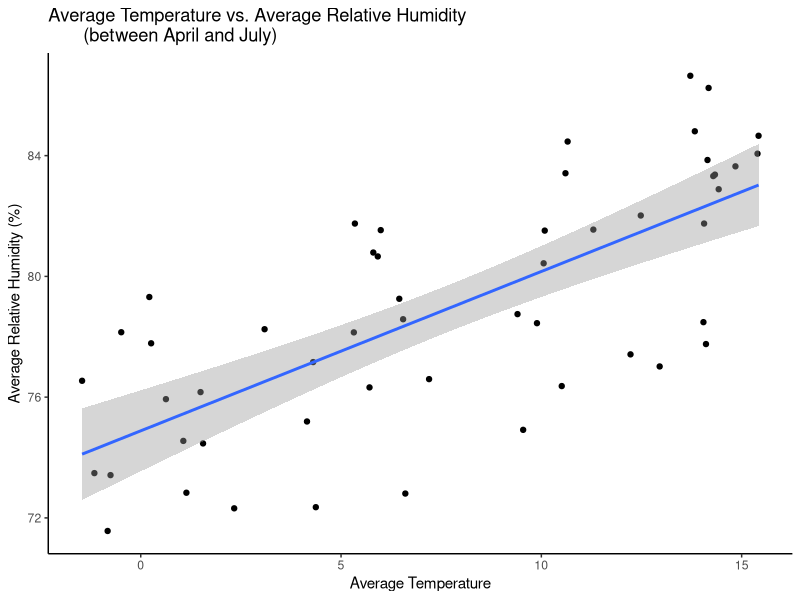
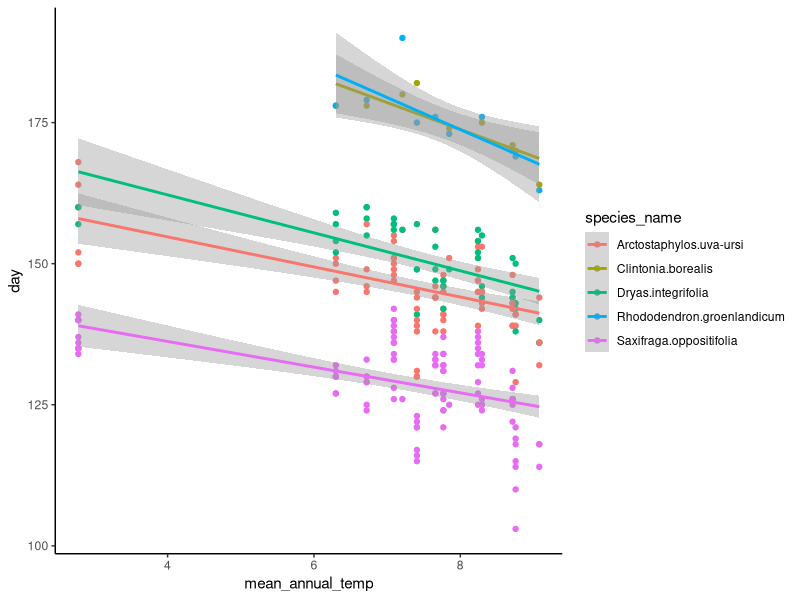
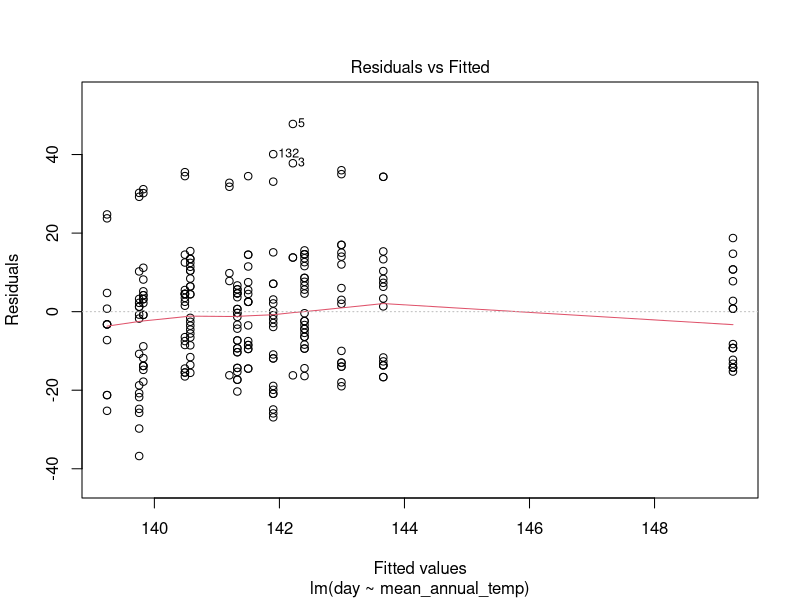
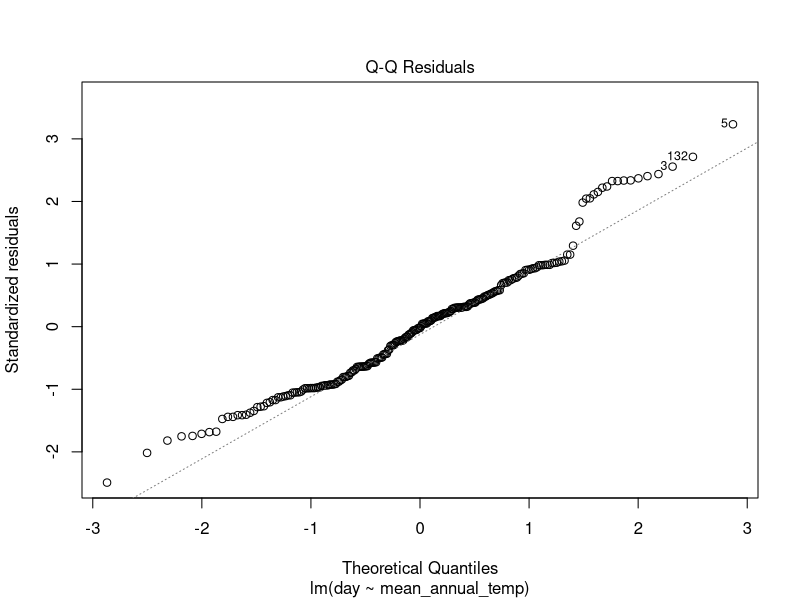

Here is the R script that generated these plots, in order:
## ---- chunk 1
library(dplyr)
library(tidyverse)
library(lubridate)
## ---- chunk 2
mingan_flower_data <- read_csv("mingan_flower_data.csv")
head(mingan_flower_data)

mingan_weather_data <- read_csv("mingan_weather_data.csv")
head(mingan_weather_data)
## ---- chunk 3
#changing the column name "survey_year" into "year"
colnames(mingan_flower_data)[5] <- "year"
## ---- chunk 4
#make columns with year, month, day
dmy_weather<-mingan_weather_data %>%
mutate(date=dmy(date),
  year=lubridate::year(date),
  month=lubridate::month(date),
  day=lubridate::day(date))
dmy_weather
## ---- chunk 5
#make column with average humidity for each month (between April and July) for each year
avg_weather <- dmy_weather%>%
  filter(month >= 4 & month <= 7 & !is.na(avg_relative_humidity) & 
           !is.na(avg_temperature)) %>% 
  group_by(month, year) %>%
  summarise(mean_avg_relative_humidity=mean(avg_relative_humidity),
            mean_avg_temp=mean(avg_temperature))
avg_weather
## ---- chunk 6
#plot average temperature vs. average relative humidity (between April and July)
avg_weather %>%
  ggplot(aes(x=mean_avg_temp,y=mean_avg_relative_humidity))+
  geom_point() + geom_smooth(method = lm) + theme_classic()+
  labs(title = "Average Temperature vs. Average Relative Humidity 
       (between April and July)", 
       x = "Average Temperature", y = "Average Relative Humidity (%)")
## ---- chunk 7
# Running a correlation test between average temperature and average relative humidity
cor.test(avg_weather$mean_avg_relative_humidity, avg_weather$mean_avg_temp)
## ---- chunk 8
# find average temperature per year
mean_annual_temp <- avg_weather %>% 
  group_by(year) %>% 
  summarise(mean_annual_temp = mean(mean_avg_temp))

mean_annual_temp
## ---- chunk 9
mean_annual_temp <- avg_weather %>% 
  group_by(year) %>% 
  summarise(mean_annual_temp = mean(mean_avg_temp))
mean_annual_temp
## ---- chunk 10
#merge the two data into one
total <- merge(mingan_flower_data, mean_annual_temp, by="year")
total
## ---- chunk 11
#filter out NAs
flower_temp_data <- total %>% 
  filter(!is.na(day))

flower_temp_data
## ---- chunk 12
# create graph of temperature (x) vs. flowering day (y)

flower_temp_data %>% 
  group_by(mean_annual_temp, species_name) %>% 
  ggplot(aes(x = mean_annual_temp, y = day, colour = species_name)) +
  geom_point() +
  geom_smooth(method = "lm") +
  theme_classic()

## ---- chunk 13
#create linear model (x = temperature, y = flowering day)

flower_temp_lm <- lm(day~mean_annual_temp, data=flower_temp_data)
summary(flower_temp_lm)
## ---- chunk 14
#validate assumptions
plot(flower_temp_lm, 1:2)
## ---- chunk 15

